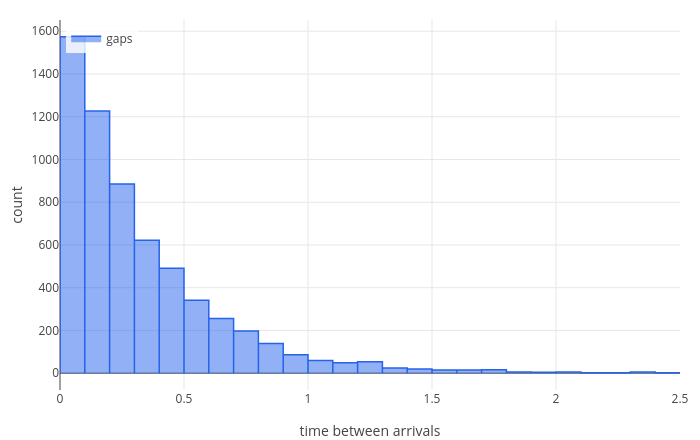

Notebook source saved alongside this figure:
### Markdown cell above
On average $\lambda T = 30$ arrivals, and the count is Poisson distributed ([statistics 3](../statistics/03-discrete-distributions.ipynb)).
The gaps between arrivals are **exponential** with mean $1/\lambda$, and memoryless: having waited a while does not make
the next arrival come sooner. Let us look at the gaps of a long run:

### Code cell
seed(7);
a = arrivals(3, 2000);
n = length(a);
gaps = zeros(1, n - 1);
for k = 1:n - 1
  gaps(k) = a(k + 1) - a(k);
end
eval(mean(gaps), 3)
eval(std(gaps), 3)
labels(legend(hist(gaps, 0:0.1:2.5), "gaps"), "time between arrivals", "count")

### Figure 1 — Plotly figure (JSON) as saved in the notebook; plotly's stock layout.template omitted (floating-point values rounded to 4 significant figures)
{"data": [{"fill": "toself", "line": {"color": "#2563eb", "width": 1.5}, "mode": "lines", "name": "gaps", "type": "scatter", "x": [0, 0, 0.1, 0.1, 0.1, 0.2, 0.2, 0.2, 0.3, 0.3, 0.3, 0.4, 0.4, 0.4, 0.5, 0.5, 0.5, 0.6, 0.6, 0.6, 0.7, 0.7, 0.7, 0.8, 0.8, 0.8, 0.9, 0.9, 0.9, 1, 1, 1, 1.1, 1.1, 1.1, 1.2, 1.2, 1.2, 1.3, 1.3, 1.3, 1.4, 1.4, 1.4, 1.5, 1.5, 1.5, 1.6, 1.6, 1.6, 1.7, 1.7, 1.7, 1.8, 1.8, 1.8, 1.9, 1.9, 1.9, 2, 2, 2, 2.1, 2.1, 2.1, 2.2, 2.2, 2.2, 2.3, 2.3, 2.3, 2.4, 2.4, 2.4, 2.5, 2.5, null], "y": [0, 1574, 1574, 0, 1227, 1227, 0, 885, 885, 0, 622, 622, 0, 491, 491, 0, 341, 341, 0, 256, 256, 0, 197, 197, 0, 139, 139, 0, 86, 86, 0, 59, 59, 0, 49, 49, 0, 54, 54, 0, 24, 24, 0, 19, 19, 0, 15, 15, 0, 15, 15, 0, 16, 16, 0, 6, 6, 0, 4, 4, 0, 5, 5, 0, 2, 2, 0, 2, 2, 0, 5, 5, 0, 2, 2, 0, null]}], "layout": {"height": 440, "legend": {"bgcolor": "rgba(255,255,255,0.8)", "x": 0.01, "xanchor": "left", "y": 0.99, "yanchor": "top"}, "margin": {"b": 50, "l": 60, "r": 20, "t": 20}, "showlegend": true, "title": {"text": ""}, "width": 700, "xaxis": {"range": [0, 2.5], "title": {"text": "time between arrivals"}, "zeroline": true}, "yaxis": {"range": [-78.7, 1653.0], "title": {"text": "count"}, "zeroline": true}}}
